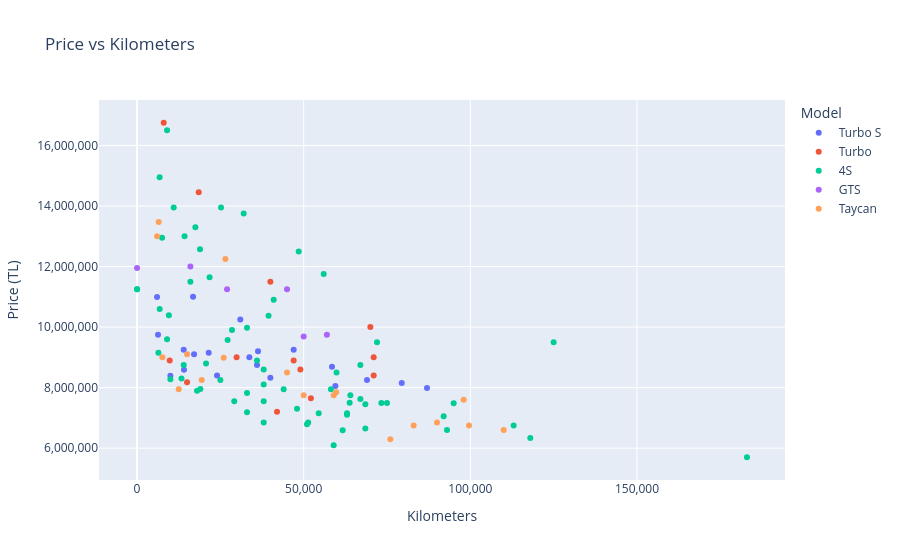

Notebook code for this chart:
### Code cell
# Price vs KM scatter
fig = px.scatter(
    df, x="km", y="price", color="model",
    hover_data=["year", "title", "sahibinden_id"],
    title="Price vs Kilometers",
    labels={"km": "Kilometers", "price": "Price (TL)", "model": "Model"}
)
fig.update_layout(xaxis_tickformat=",.0f", yaxis_tickformat=",.0f")
fig.show()

### Figure 1 — Plotly figure (JSON) as saved in the notebook; plotly's stock layout.template omitted (floating-point values rounded to 4 significant figures; data arrays with more than 128 entries replaced by an {"elided": "..."} marker saying what was removed)
{"data": [{"customdata": [[2020, "SS MOTORS 2020 PORSCHE TAYCAN TURBO S-YOLCU EKRANI-DISTRONIC-360", "1035408352"], [2020, "ALBAYRAC 2020 TAYCAN TURBO S \"BOYASIZ, PDLS PLUS, KARBON JANT", "1120195391"], [2020, "CAR~MEN MOTORS' Taycan Turbo S 761 hp", "1240822684"], [2020, "BAYİİ//14.000KM//ARKA AKS//BUZ MAVİ FAR//SERAMİK FREN//RACE TEXT", "1265739722"], [2020, "*ASK MOTORS*TAYCAN TURBO S 761 HP KIRMIZI HATASIZ DÜŞÜK KM", "1271360223"], [2020, "ULU MOTORS TR'TEK/FULL OPSİYON/BAYİ/TURBO S/CARBON JANT/5000KM", "1293071257"], [2020, "-MAKINA VADI-2020 PORSCHE TAYCAN TURBO S-BURMESTER-MASAJ-", "1295547663"], [2020, "SAYLAY MOTORS TAYCAN TURBO S 18.000 KM HATASIZ 761HP", "1297395873"], [2020, "ERC MOTORS DAN PORSCHE TAYCAN TURBO S KARBON PAKET FULL+FULL", "1309060156"], [2019, "| UNIQ AUTO | 2019 TURBO S SGTMA ''21'' BURMESTER Y.EKRN BAYİ", "1309799643"], [2022, "SS MOTORS 2022 TAYCAN GTS-TURBO S AERO JANT-YOLCU EKRANI-BAYİ", "1314960047"], [2020, "2020 Porsche Taycan TURBO S HATASIZ FULL + FULL ORJ CARBON", "1315037617"], [2020, "2020 Turbo S 57.000km Hatasız Boyasız", "1315256961"], [2020, "BOLATGROUP&1453 BAYİ ÇIKIŞLI PORCHE TAYCANTURBO SIFIRDAN FARKSIZ", "1315849594"], [2020, "GRAND MOTORS HATASIZ BOYASIZ TRAMERSİZ BAYİ ÖZEL RENK", "1318406799"], [2020, "CABİR'DEN 2020 TAYCAN TURBO S BURMESTER-SERAMİK-AİR-BAYİ", "1319924568"], [2020, "SEM | CAR PORSCHE CARBON TAYCAN TURBO S BAYİİ 36.000 KM", "1321341539"], [2020, "PORSCHE TAYCAN TURBO S 761HP HATASIZ 21BİN KM'DE", "1321388054"], [2020, "2020 TAYCAN TURBO S | İLK SAHİBİNDEN | DOĞUŞ ÇIKIŞLI | BURMESTER", "1321697176"], [2021, "2021 bayi çıkışlı 2029 garantili uzatma yeni bakım sıfır lastik", "1321824861"]], "hovertemplate": "Model=Turbo S<br>Kilometers=%{x}<br>Price (TL)=%{y}<br>year=%{customdata[0]}<br>title=%{customdata[1]}<br>sahibinden_id=%{customdata[2]}<extra></extra>", "legendgroup": "Turbo S", "marker": {"color": "#636efa", "symbol": "circle"}, "mode": "markers", "name": "Turbo S", "orientation": "v", "showlegend": true, "type": "scatter", "x": [6298, 14090, 69000, 14000, 24000, 6001, 79419, 17100, 40000, 87000, 30980, 36300, 59500, 10000, 47000, 16800, 36000, 21500, 33700, 58500], "xaxis": "x", "y": [9750000, 8590000, 8250000, 9250000, 8400000, 10990000, 8150000, 9100000, 8325000, 7985000, 10250000, 9200000, 8050000, 8390000, 9250000, 11000000, 8750000, 9150000, 9000000, 8688000], "yaxis": "y"}, {"customdata": [[2020, "YENİKÖY MOTORS 2020 PORSCHE TAYCAN TURBO - PDCC -MASAJ-DISTRONIC", "1050985527"], [2020, "DOĞUŞ GARANTİLİ 2020 TAYCAN TURBO-GECE GRŞ-PDCC-BRMSTR-AIRMTC", "1051733437"], [2020, "-VEGAS MOTORS-2020PORSCHE TAYCAN TURBOS BRABUS A.AKS SERAMİK AİR", "1078270616"], [2022, "2022/BAYİİ/PERFORMANS PLUS/CHRONO/AİR/BOSE/SOĞUTMA/2028 GARANTİ", "1269079264"], [2020, "BARBOSS'DAN PORSCHE TAYCAN TURBO -ARKA AKS-GECE GÖRÜŞ-AIRMTC", "1272750146"], [2021, "BARAN MOTORS 2021 TAYCAN TURBO BAYİİ AKS SOĞUTMA YAN YOLCU", "1278730211"], [2024, "SS MOTORS 2024 TAYCAN TURBO-PERFORMANCE+-SPORTDESIGN-884HP-BAYİ", "1285704385"], [2024, "YENİKÖY MOTORS 2024 PORSCHE TAYCAN TURBO-AKS-SOĞUTMA-884HP-BAYİ", "1295988689"], [2020, "Hatasız Turbo+Burmester+PDCC+Full+Full 29bin km İçi Bordo", "1296957942"], [2020, "TAYCAN TURBO", "1302309345"], [2020, "2020 MODEL PORSCHE TAYCAN TURBO DÜŞÜK KM BAKIMLI", "1303672327"], [2021, "2021 TAYCAN TURBO-ARKA AKS-HATASIZ-BAYİ ÖZEL KOMBİNASYON", "1310657433"], [2020, "HATASIZ 680HP BURMESTER+SERAMİK DİSK+AKS SOĞUTMA+PCCB", "1315696567"]], "hovertemplate": "Model=Turbo<br>Kilometers=%{x}<br>Price (TL)=%{y}<br>year=%{customdata[0]}<br>title=%{customdata[1]}<br>sahibinden_id=%{customdata[2]}<extra></extra>", "legendgroup": "Turbo", "marker": {"color": "#EF553B", "symbol": "circle"}, "mode": "markers", "name": "Turbo", "orientation": "v", "showlegend": true, "type": "scatter", "x": [15000, 47000, 40000, 71000, 71000, 9800, 18504, 8000, 29875, 70000, 42000, 49000, 52160], "xaxis": "x", "y": [8175000, 8900000, 11500000, 8399000, 9000000, 8900000, 14450000, 16750000, 9000000, 10000000, 7200000, 8600000, 7650000], "yaxis": "y"}, {"customdata": {"elided": "66x3 mixed values"}, "hovertemplate": "Model=4S<br>Kilometers=%{x}<br>Price (TL)=%{y}<br>year=%{customdata[0]}<br>title=%{customdata[1]}<br>sahibinden_id=%{customdata[2]}<extra></extra>", "legendgroup": "4S", "marker": {"color": "#00cc96", "symbol": "circle"}, "mode": "markers", "name": "4S", "orientation": "v", "showlegend": true, "type": "scatter", "x": [68500, 18000, 25200, 38000, 0, 33000, 51000, 41000, 33000, 75000, 36000, 6400, 0, 38000, 48000, 16000, 14000, 95000, 25000, 10000, 56000, 72000, 38000, 14250, 63000, 93000, 59853, 21762, 13334, 20700, 29168, 48500, 9000, 9000, 63000, 44000, 63797, 27178, 118000, 59000, 28500, 6777, 54500, 9550, 18892, 58170, 38000, 32000, 51348, 67000, 17500, 113000, 6800, 67000, 73304, 7500, 33000, 125000, 19000, 68500, 39461, 92000, 64000, 11000, 183000, 61700], "xaxis": "x", "y": [7450000, 7900000, 13950000, 7550000, 11250000, 7825000, 6790000, 10900000, 9975000, 7490000, 8900000, 9150000, 11250000, 8600000, 7300000, 11500000, 8750000, 7480000, 8250000, 8275000, 11750000, 9500000, 6850000, 13000000, 7150000, 6600000, 8500000, 11650000, 8300000, 8800000, 7550000, 12500000, 16500000, 9600000, 7100000, 7950000, 7499000, 9575000, 6340000, 6100000, 9900000, 14950000, 7150000, 10390000, 12575000, 7950000, 8100000, 13750000, 6850000, 7621000, 13300000, 6750000, 10599900, 8750000, 7490000, 12950000, 7189000, 9500000, 7955000, 6650000, 10375000, 7055500, 7750000, 13950000, 5700000, 6590000], "yaxis": "y"}, {"customdata": [[2023, "BARAN MOTORS 2023 GTS SPORT DESIGN CARBON BOSE AKS MAGICSKY TVN", "1250084582"], [2022, "2022_BOYASIZ_BAYİ_50.000 KM_YOLCU EKRAN_AIRMATIC_BOSE_SOĞUTMA", "1251398383"], [2023, "2023 GTS-ARKA AKS-MASAJ-ISITMA SOĞUTMA-SKY TAVAN - 12.000 km", "1285513217"], [2023, "2023 TAYCAN GTS SKY TAVAN+SPORTDESIGN+SOGUTMA GARANTİLİ BAYİİ", "1311807467"], [2023, "BAYİ PORSCHE TAYCAN GTS TAMAMINA KREDİ KARTI 12 AY %2,77", "1312712957"], [2023, "Temiz ve düşük km TR de tek Taycan GTS", "1319878038"]], "hovertemplate": "Model=GTS<br>Kilometers=%{x}<br>Price (TL)=%{y}<br>year=%{customdata[0]}<br>title=%{customdata[1]}<br>sahibinden_id=%{customdata[2]}<extra></extra>", "legendgroup": "GTS", "marker": {"color": "#ab63fa", "symbol": "circle"}, "mode": "markers", "name": "GTS", "orientation": "v", "showlegend": true, "type": "scatter", "x": [0, 50000, 27000, 45000, 56962, 16000], "xaxis": "x", "y": [11950000, 9690000, 11250000, 11250000, 9750000, 12000000], "yaxis": "y"}, {"customdata": [[2021, "\"DEFCAR\"2021 PORSCHE TAYCAN 476HP BAYİ+BOSE+YLCU EKRNI BOYASIZ", "1260364936"], [2023, "'X-CLUSIVE' 2023 TAYCAN -SOGUTMA-AİR-476 HP-BOYASIZ-BAYI", "1286968333"], [2023, "-VEGAS MOTORS- 2023 PORSCHE TAYCAN ISITMA YOLCU EKRANI 476 HP", "1295646186"], [2022, "ÖZERLER MOTORSTAN 2022 PORSCHE TAYCAN YOL EKRN+AİR+İÇ KRMZ+BAYİ", "1303577230"], [2020, "Umut autodan hatasız porsche taycan", "1309337210"], [2025, "YENİKÖY MOTORS 2025 PORSCHE TAYCAN 4 - YENİ N.BATARYA - BAYİ", "1309880304"], [2021, "'W' Porsche Taycan 408HP 2021 Mod. 83.000 Km Airmatic/Bose/Bayii", "1312645063"], [2020, "RÜZGAR_TAYCAN_PERFORMANCEPLUS_İÇİKIRMIZI_TAKAS_VADE_KREDİ", "1315005924"], [2021, "2021 MODEL TAYCAN+BOYASIZ+YOLCU EKRANI+CAM TAVAN+ISITMA+BOSE!", "1315527068"], [2023, "EKİP OTODAN BAYİ HATASIZ GARANTİLİ DÜŞÜK KM 476HB P.PLUS BATARYA", "1316041787"], [2020, "ARISOY'DAN 2020 PORSCHE TAYCAN ELEKTRİK HATASIZ 90.000 KM !!!", "1318233898"], [2020, "YFK'DAN 2020 PORSCHE TAYCAN ARKA AKS-GECE GÖRÜŞ-AIRMTC HATASIZ", "1318559138"], [2021, "WAW MOTORS'DAN BAYİİ PORSCHE TAYCAN HATASIZ BOYASIZ TRAMERSİZ", "1319979990"], [2023, "2023 TAYCAN P.PLUS/CAMTAVAN /BEJDERİ/YOLCU EKRAN/PUSULA/12.500KM", "1320365014"], [2021, "İLK SAHİBİNDEN BAYİİ ÇIKIŞLI GARANTİSİ DEVAM EDEN PORSCHE TAYCAN", "1320764187"], [2025, "PORSCHE YETKİLİ BAYİDEN TAYCAN 4", "1321260222"], [2025, "FF MOTORS HATASIZ BOYASIZ TRAMERSİZ", "1321380789"], [2020, "LABARNA 2020 TAYCAN DOĞUŞ BAYİİ HATASIZ TAM DOLU BOSE SPORT CHOR", "985568902"]], "hovertemplate": "Model=Taycan<br>Kilometers=%{x}<br>Price (TL)=%{y}<br>year=%{customdata[0]}<br>title=%{customdata[1]}<br>sahibinden_id=%{customdata[2]}<extra></extra>", "legendgroup": "Taycan", "marker": {"color": "#FFA15A", "symbol": "circle"}, "mode": "markers", "name": "Taycan", "orientation": "v", "showlegend": true, "type": "scatter", "x": [59000, 98000, 7600, 26000, 50000, 6500, 83000, 59745, 76000, 19400, 90000, 110000, 15000, 12500, 99607, 6001, 26500, 45000], "xaxis": "x", "y": [7750000, 7600000, 9000000, 8985000, 7750000, 13475000, 6750000, 7850000, 6295000, 8250000, 6850000, 6600000, 9100000, 7950000, 6750000, 13000000, 12250000, 8500000], "yaxis": "y"}], "layout": {"legend": {"title": {"text": "Model"}, "tracegroupgap": 0}, "title": {"text": "Price vs Kilometers"}, "xaxis": {"anchor": "y", "domain": [0, 1], "tickformat": ",.0f", "title": {"text": "Kilometers"}}, "yaxis": {"anchor": "x", "domain": [0, 1], "tickformat": ",.0f", "title": {"text": "Price (TL)"}}}}
